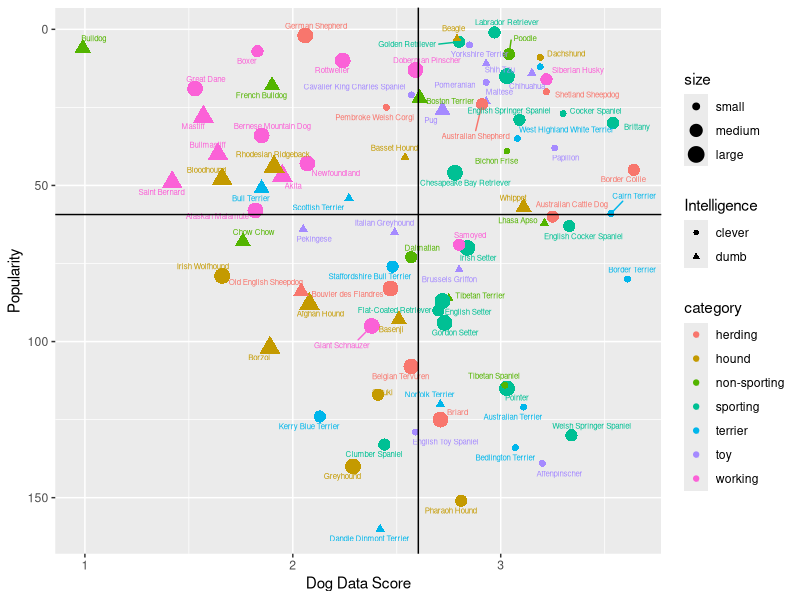

This figure's R source:
## ---- chunk 1
knitr::opts_chunk$set(echo = TRUE)
library(tidyverse)
library(ggplot2)
library(ggrepel)
## ---- chunk 2
data <- readxl::read_xlsx("./Data/KIB - Best in Show (public).xlsx", "Best in show full sheet")
data <- as.data.frame(data)

colnames(data) <- c(as.character(data[3,1]), as.character(data[2,-(1)]))
data <- data[-c(1:3),]
isNaCol <- is.na(colnames(data))
data <- data[,!isNaCol]
isNACol <- c(colnames(data) == "NA")
data <- data[,!isNACol]

data <- data %>% select(c('Dog breed', 'category', `datadog score`, `POPULARITY IN US`, `INTELLIGENCE (TRAINABILITY) ranking`, `size category`)) %>% 
  mutate(`Dog breed` = as.factor(`Dog breed`), 
         category = as.factor(category),
        `size` = factor(`size category`, levels = c('small', 'medium','large')),
        `datadog score` = as.numeric(`datadog score`),
        `Intelligence` = as.numeric(`INTELLIGENCE (TRAINABILITY) ranking`),
        Popularity = as.numeric(`POPULARITY IN US`)) %>%
  mutate(`Intelligence` = as.factor(ifelse(`Intelligence` >= .35, 'clever', 'dumb')))
data['Intelligence']

data <- data %>% select(c("Dog breed", "category", "datadog score", "size", "Intelligence", "Popularity"))

data <- drop_na(data)
## ---- chunk 3
plot <- ggplot(data, mapping = aes(x = `datadog score`,y = Popularity))
plot <- plot + geom_point(aes(size = `size`, color = category, shape = Intelligence)) + scale_size_discrete(range = c(2, 5)) + geom_text_repel(mapping = aes(label = `Dog breed`, color = category), size = 2) 
plot <- plot + ylab('Popularity') + xlab('Dog Data Score')
plot <- plot + ylim(max(data$Popularity), min(data$Popularity)) + geom_hline(yintercept = (mean(data$Popularity))) + geom_vline(xintercept = mean(data$`datadog score`))
plot
